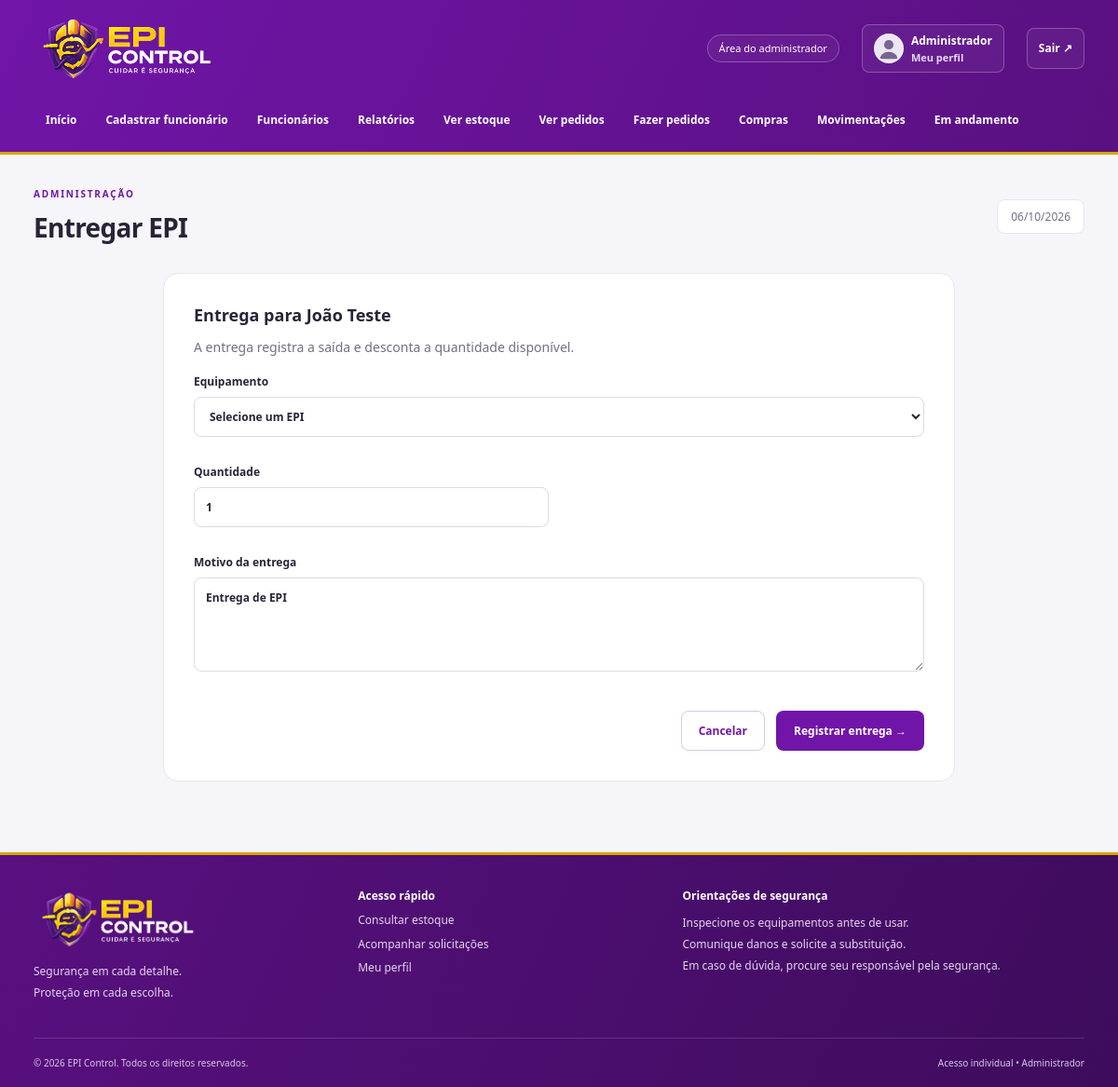
The page /adicionarepi.php?id=2 (signed in) on the database its author committed.
### tables this page shows
CREATE TABLE `tb_funcionarios` (
  `id_funcionario` int(11) NOT NULL,
  `nome_completo` varchar(100) NOT NULL,
  `cpf` varchar(20) DEFAULT NULL,
  `cargo` varchar(100) DEFAULT NULL,
  `setor` varchar(100) DEFAULT NULL,
  `foto_url` varchar(255) DEFAULT NULL,
  `email` varchar(100) NOT NULL,
  `senha` varchar(255) NOT NULL,
  `nivel_acesso` varchar(30) NOT NULL DEFAULT 'Funcionario'
);

### app/Controllers/AppController.php (called while the page is built, shortened)
<?php
class AppController
{
    private array $user;
    private bool $admin;
    private string $page;
    public function handle(string $page): void {
        $this->page = $page;
        try {
            $this->model = new EpiModel(conectar());
            $this->user = $this->model->user((int)$_SESSION['id_funcionario']) ?? [];
            $this->admin = $this->user['nivel_acesso'] === 'Administrador';
            $data = ['error'=>$error ?? null,'title'=>$this->titles()[$page] ?? 'EPI Control'];
            $id = (int)($_GET['id'] ?? $_POST['id_funcionario'] ?? 0);
            if (in_array($page,['home','homefunc','estoque','solicitar','adicionarepi','fazerpedidos'],true)) $data['epis'] = $this->model->epis();
            if (in_array($page,['informacoes','editarfunc','excluirfunc','adicionarepi'],true)) {
                $data['person'] = $this->model->user($id);
                $data['equipment'] = $this->model->equipment($id);
                $data['history'] = $this->model->history($id);
            }
            $views = ['home'=>'dashboard','homefunc'=>'dashboard','andamento'=>'requests','pedidos'=>'requests','minhassolicitacoes'=>'requests','cadastro'=>'person-form','editarfunc'=>'person-form','perfil'=>'person-form','funcionarios'=>'employees','informacoes'=>'equipment','meuepi'=>'equipment','adicionarepi'=>'order-form','solicitar'=>'order-form','fazerpedidos'=>'order-form','estoque'=>'stock','compras'=>'purchases','movimentacoes'=>'history','relatorios'=>'reports','excluirfunc'=>'delete'];
            $this->page = $page;
            $this->render($views[$page] ?? 'message',$data);
        } catch (Throwable $e) {
            error_log((string)$e);
            http_response_code(503);
            $title = 'Sistema indisponível'; $message = 'Confira se o MySQL está iniciado e se o banco tcc foi configurado a partir de database/tcc.sql.';
            require __DIR__ . '/../Views/unavailable.php';
        }
    }
    private function titles(): array { return ['home'=>'Visão geral','homefunc'=>'Meu painel','cadastro'=>'Cadastrar funcionário','funcionarios'=>'Funcionários','editarfunc'=>'Editar funcionário','informacoes'=>'Informações do funcionário','excluirfunc'=>'Excluir funcionário','adicionarepi'=>'Entregar EPI','relatorios'=>'Relatórios','estoque'=>'Estoque de EPIs','pedidos'=>'Solicitações dos funcionários','fazerpedidos'=>'Novo pedido de compra','compras'=>'Compras','movimentacoes'=>'Movimentações','andamento'=>'Em andamento','meuepi'=>'Meu EPI','solicitar'=>'Solicitar EPI','minhassolicitacoes'=>'Minhas solicitações','perfil'=>'Meu perfil']; }
    private function render(string $view, array $data): void {
        extract($data);
        $user = $this->user; $admin = $this->admin; $page = $this->page;
        require __DIR__ . '/../../templates/header.php';
        require __DIR__ . '/../Views/' . $view . '.php';
        require __DIR__ . '/../../templates/footer.php';
    }
}

### app/dispatch.php (called while the page is built)
<?php
require_once __DIR__ . '/bootstrap.php';
require_once __DIR__ . '/Controllers/AppController.php';
(new AppController())->handle($route);

### adicionarepi.php (called while the page is built)
<?php
$route = 'adicionarepi';
require __DIR__ . '/app/dispatch.php';

### config/conexao.php (called while the page is built, shortened)
<?php
function conectar(): mysqli
{
    $ports = getenv('DB_PORT') ? [(int) getenv('DB_PORT')] : [3306, 3307];
    foreach ($ports as $port) {
        try {
            $db = new mysqli(getenv('DB_HOST') ?: '127.0.0.1', getenv('DB_USER') ?: 'root', getenv('DB_PASSWORD') ?: '', getenv('DB_NAME') ?: 'tcc', $port);
            $db->set_charset('utf8mb4');
            $db->query("SET time_zone = '-03:00'");
            $db->query("SET time_zone = '-03:00'");
            return $db;
        } catch (mysqli_sql_exception $e) { $lastError = $e; }
    }
    throw new RuntimeException('Banco indisponível. Inicie o MySQL no XAMPP e confira a configuração.', 0, $lastError);
}

### app/Models/EpiModel.php (called while the page is built, shortened)
<?php
class EpiModel
{
    public function run(string $sql, array $params = []): mysqli_stmt {
        $stmt = $this->db->prepare($sql);
        if ($params) {
            $types = implode('', array_map(fn($p) => is_int($p) ? 'i' : 's', $params));
            $stmt->bind_param($types, ...$params);
        }
        $stmt->execute();
        return $stmt;
    }
    public function all(string $sql, array $params = []): array { return $this->run($sql, $params)->get_result()->fetch_all(MYSQLI_ASSOC); }
    public function one(string $sql, array $params = []): ?array { return $this->all($sql, $params)[0] ?? null; }
    public function user(int $id): ?array { return $this->one('SELECT * FROM tb_funcionarios WHERE id_funcionario=?', [$id]); }
}

### app/bootstrap.php (called while the page is built, shortened)
<?php
require_once __DIR__ . '/../config/conexao.php';
require_once __DIR__ . '/Models/EpiModel.php';
function e($value): string { return htmlspecialchars((string) ($value ?? ''), ENT_QUOTES | ENT_SUBSTITUTE, 'UTF-8'); }
function avatar(array $person): string {
    return in_array($person['foto_url'] ?? '', ['img/boy.png', 'img/woman.png'], true) ? $person['foto_url'] : 'img/avatar.svg';
}

### app/Views/order-form.php (the view)
<?php $request=$page==='solicitar'; $delivery=$page==='adicionarepi'; $reasonKey=$request?'justificativa':($delivery?'motivo':'observacao'); ?>
<section class="card form-card"><h2><?= $request?'De qual equipamento você precisa?':($delivery?'Entrega para '.e($person['nome_completo']):'Reposição de equipamentos') ?></h2><p><?= $request?'Informe a quantidade e explique a necessidade. Sua solicitação será analisada pelo administrador.':($delivery?'A entrega registra a saída e desconta a quantidade disponível.':'Registre a necessidade de compra. O estoque será atualizado ao confirmar o recebimento em Compras.') ?></p>
<?php if(!$epis): ?><p class="empty">Não há EPIs cadastrados. Procure o administrador.</p><?php else: ?><form method="post" class="form-grid"><?= csrf() ?><?php if($delivery): ?><input type="hidden" name="id_funcionario" value="<?= (int)$person['id_funcionario'] ?>"><?php endif ?><label class="full">Equipamento<select name="id_epi" required><option value="">Selecione um EPI</option><?php foreach($epis as $epi): ?><option value="<?= (int)$epi['id_epi'] ?>" <?= (string)($_POST['id_epi']??$_GET['id_epi']??'')===(string)$epi['id_epi']?'selected':'' ?>><?= e($epi['nome_epi']) ?><?= $admin?' · '.(int)$epi['quantidade_estoque'].' em estoque':'' ?></option><?php endforeach ?></select></label><label>Quantidade<input type="number" name="quantidade" min="1" max="1000000" step="1" value="<?= e($_POST['quantidade']??1) ?>" required></label><label class="full"><?= $request?'Justificativa':($delivery?'Motivo da entrega':'Observação (opcional)') ?><textarea name="<?= e($reasonKey) ?>" rows="4" maxlength="<?= $request||$delivery?2000:255 ?>" <?= $request||$delivery?'required':'' ?>><?= e($_POST[$reasonKey]??($delivery?'Entrega de EPI':'')) ?></textarea></label><div class="form-actions full"><a class="button secondary" href="<?= $request?'minhassolicitacoes.php':($delivery?'informacoes.php?id='.(int)$person['id_funcionario']:'compras.php') ?>">Cancelar</a><button class="button"><?= $request?'Enviar solicitação':($delivery?'Registrar entrega':'Registrar pedido') ?> →</button></div></form><?php endif ?></section>

### templates/header.php (shortened to what this page needs)
<?php
$navigation = $admin ? ['home'=>'Início','cadastro'=>'Cadastrar funcionário','funcionarios'=>'Funcionários','relatorios'=>'Relatórios','estoque'=>'Ver estoque','pedidos'=>'Ver pedidos','fazerpedidos'=>'Fazer pedidos','compras'=>'Compras','movimentacoes'=>'Movimentações','andamento'=>'Em andamento'] : ['homefunc'=>'Início','meuepi'=>'Meu EPI','solicitar'=>'Solicitar EPI','minhassolicitacoes'=>'Minhas solicitações'];
?>
<!doctype html><html lang="pt-BR"><head><link rel="stylesheet" href="css/app.css?v=<?= filemtime(__DIR__.'/../css/app.css') ?>"></head>
<body><a class="skip-link" href="#conteudo">Pular para o conteúdo</a><header class="site-header"><div class="header-top container"><a class="brand" href="<?= $admin?'home.php':'homefunc.php' ?>"><img class="brand-logo" src="img/logohome.png" alt="EPI Control — Cuidar é segurança"></a><div class="header-actions"><span class="role-label"><?= $admin?'Área do administrador':'Área do funcionário' ?></span><a class="profile-link" href="perfil.php"><img src="<?= e(avatar($user)) ?>" alt="Foto de <?= e($user['nome_completo']) ?>"><span><strong><?= e($user['nome_completo']) ?></strong><small>Meu perfil</small></span></a><form method="post" action="logout.php"><?= csrf() ?><button class="text-button" type="submit">Sair ↗</button></form></div></div><nav class="main-nav container" aria-label="Navegação principal"><?php foreach($navigation as $url=>$label): ?><a href="<?= e($url) ?>.php" <?= $page===$url?'class="active" aria-current="page"':'' ?>><?= e($label) ?></a><?php endforeach ?></nav></header>
<main id="conteudo" class="container main-content"><div class="page-heading"><div><span class="eyebrow"><?= $admin?'ADMINISTRAÇÃO':'MINHA SEGURANÇA' ?></span><h1><?= e($title) ?></h1></div><span class="today"><?= date('d/m/Y') ?></span></div>

### rows shown on the page
tb_funcionarios: nome_completo "Administrador", nivel_acesso "Início", nivel_acesso "Cadastrar funcionário", nivel_acesso "Funcionários", nivel_acesso "Relatórios", nivel_acesso "Ver estoque", nivel_acesso "Ver pedidos", nivel_acesso "Fazer pedidos", nivel_acesso "Compras", nivel_acesso "Movimentações", nivel_acesso "Em andamento"
tb_funcionarios: nome_completo "João Teste"

### other values the page prints
$title "Entregar EPI"
